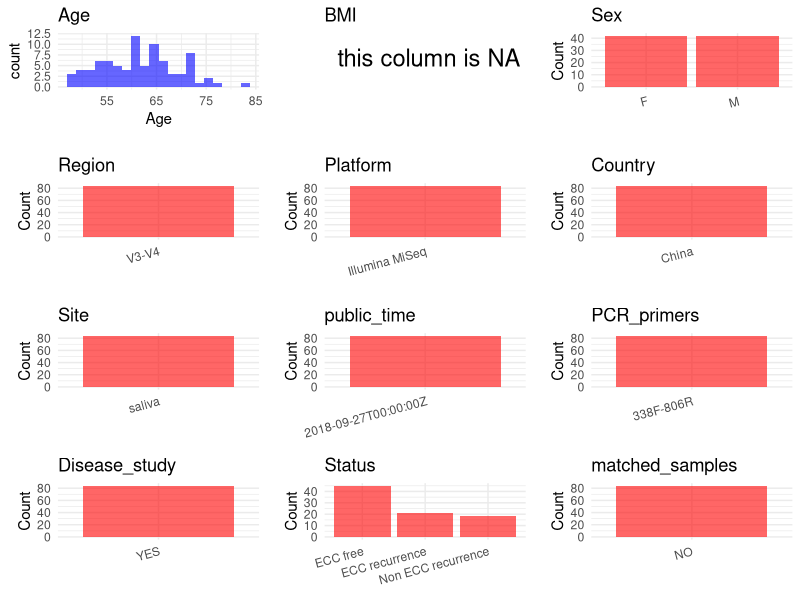

Write R code to recreate this figure. (Note: this script raises an error after producing the figure.)
## ---- chunk 1
library(tidyverse)
library(ggplot2)
library(cowplot)

setwd("C:/Users/zyc/Desktop/oral_project/PRJNA493618")
initial_meta <- read.csv("SraRunTable.csv", header = TRUE) 
head(initial_meta)
## ---- chunk 2
metadata <- data.frame(
  BioProject = initial_meta$BioProject,
  Run = initial_meta$Run,
  sample_name = initial_meta$Sample.Name,
  Age = initial_meta$AGE, 
  BMI = NA,  
  Sex = initial_meta$sex,
  Platform = initial_meta$Instrument,
  # Country = initial_meta$geo_loc_name,
  Status = initial_meta$isolate,
  Site = initial_meta$tissue,
  public_time = initial_meta$ReleaseDate,
  stringsAsFactors = FALSE
)
## ---- chunk 3
 metadata <- metadata %>%
  mutate(Sex = recode(Sex, "female" = "F", "male" = "M"))
metadata <- metadata %>% mutate(Status = case_when(
  grepl("Non ECC recurrence",Status) ~ "Non ECC recurrence",
  grepl("ECC recurrence",Status) ~ "ECC recurrence",
  TRUE ~ "ECC free"
))


## ---- chunk 4
metadata$Country <- "China"
metadata$matched_samples = "NO"
metadata$Region = "V3-V4"

metadata$title <- "The Predictive Potentiality of Salivary Microbiome for the Recurrence of Early Childhood Caries"
metadata$Disease_study <- "YES"
metadata$PCR_primers <- "338F-806R"
head(metadata)
## ---- chunk 5
print(paste("Number of unique runs:", length(unique(metadata$Run))))
print(paste("Number of unique sample names:", length(unique(metadata$sample_name))))
## ---- chunk 6
plot_data <- metadata %>%
  select(-BioProject, -Run, -sample_name, -title)

# Function to create simple plots for each column
create_simple_plots <- function(data) {
  plots <- list()
  
  for (col in colnames(data)) {
    # Check if the column is all NA
    if (all(is.na(data[[col]]))) {
      # Create an empty plot with text indicating all NA
      p <- ggplot() +
        annotate("text", x = 0.5, y = 0.5, label = "this column is NA", size = 6) +
        labs(title = col) +
        theme_void()
    } else if (is.numeric(data[[col]])) {
      # Numeric variable: histogram
      p <- ggplot(data, aes(x = .data[[col]])) +
        geom_histogram(fill = "blue", alpha = 0.6, bins = 20, na.rm = T) +
        labs(title = col) +
        theme_minimal()
    } else {
      # Categorical variable: bar plot (remove NA values)
      count_data <- as.data.frame(table(data[[col]], useNA = "ifany"))
      p <- ggplot(count_data, aes(x = reorder(Var1, -Freq), y = Freq)) +
        geom_col(fill = "red", alpha = 0.6) +
        labs(title = col, x = NULL, y = "Count") +
        theme_minimal() +
        theme(axis.text.x = element_text(angle = 15, hjust = 1))
    }
    plots[[col]] <- p
  }
  
  return(plots)
}


plots <- create_simple_plots(plot_data)
p<-plot_grid(plots$Age, 
          plots$BMI, 
          plots$Sex, 
          plots$Region, 
          plots$Platform, 
          plots$Country, 
          plots$Site,
          plots$public_time, 
          plots$PCR_primers,
          plots$Disease_study,
          plots$Status,
          plots$matched_samples,# add 
          ncol = 3, align = "hv", axis = "lb")
ggsave("Metadata_Summary.png", plot = p, width = 8, height = 6, dpi = 150)


## ---- chunk 7
knitr::include_graphics("Metadata_Summary.png")
## ---- chunk 8
metadata <- metadata[, c(
  "BioProject", "Run", "sample_name", "Age", "BMI", "Sex", 
  "Region", "Platform", "Country", "Site", "public_time", 
  "PCR_primers", "title", "Disease_study", "Status","matched_samples"
)]

write.csv(metadata, file = "metadata.csv", quote = FALSE)
